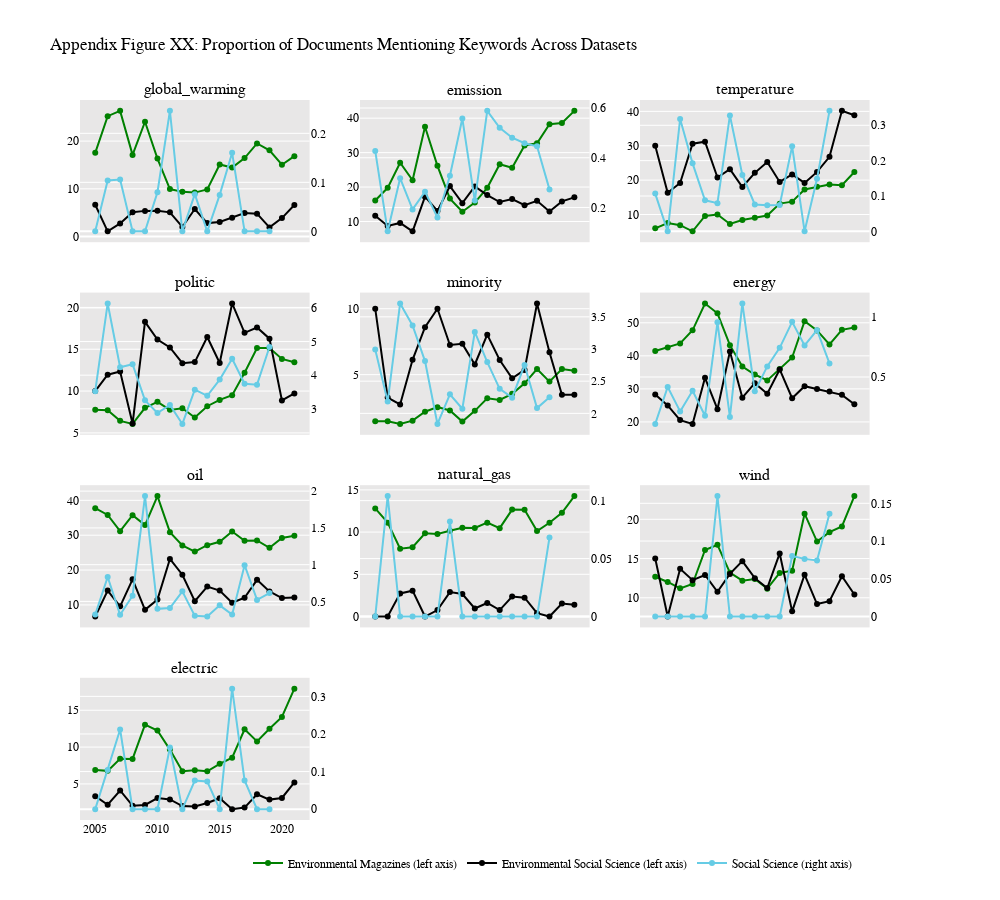

The cell this chart's notebook holds for it:
### Code cell
fig = make_subplots(
    rows=4, cols=3,
    subplot_titles=kw2,
    shared_xaxes=True,
    vertical_spacing=0.07,
    horizontal_spacing=0.06,
    specs=[[{"secondary_y": True}] * 3]*4
)

for w, rc in zip(kw2, zip(r2, c2)):
    df = avg_mentioning(w)
    sl = w == 'global_warming'
    
  
    fig.add_trace(
        go.Scatter(x=df.index, y=df.env, line=dict(color='green'), name='Environmental Magazines (left axis)', showlegend=sl),
        row=rc[0], col=rc[1]
    )
    fig.add_trace(
        go.Scatter(x=df.index, y=df.sci, line=dict(color='black'), name='Environmental Social Science (left axis)', showlegend=sl),
        row=rc[0], col=rc[1],
    )
    fig.add_trace(
        go.Scatter(x=df.index, y=df.wos, line=dict(color='#66cce5'), name='Social Science (right axis)', showlegend=sl),
        row=rc[0], col=rc[1],
        secondary_y=True
    ) 

    
fig.update_layout(
    title='Appendix Figure XX: Proportion of Documents Mentioning Keywords Across Datasets',
    font_family='Times New Roman',
    font_color='black',
    plot_bgcolor='#E8E7E7',
    height=900,
    width=1000,
    legend=dict(orientation='h',
                yanchor='bottom', y=-0.08, xanchor='left', x=0.2  )
)
fig.update_xaxes(showgrid=False)

fig.show()

### Figure 1 — Plotly figure (JSON) as saved in the notebook; plotly's stock layout.template omitted (floating-point values rounded to 4 significant figures)
{"data": [{"line": {"color": "green"}, "name": "Environmental Magazines (left axis)", "showlegend": true, "type": "scatter", "x": [2005, 2006, 2007, 2008, 2009, 2010, 2011, 2012, 2013, 2014, 2015, 2016, 2017, 2018, 2019, 2020, 2021], "xaxis": "x", "y": [17.55, 25.24, 26.34, 17.12, 24.06, 16.34, 9.958, 9.364, 9.208, 9.867, 15.11, 14.46, 16.45, 19.51, 18.09, 15.05, 16.85], "yaxis": "y"}, {"line": {"color": "black"}, "name": "Environmental Social Science (left axis)", "showlegend": true, "type": "scatter", "x": [2005, 2006, 2007, 2008, 2009, 2010, 2011, 2012, 2013, 2014, 2015, 2016, 2017, 2018, 2019, 2020, 2021], "xaxis": "x", "y": [6.667, 1.087, 2.74, 5.102, 5.376, 5.385, 5.072, 2, 5.769, 2.811, 3.053, 3.937, 4.911, 4.8, 1.914, 3.861, 6.597], "yaxis": "y"}, {"line": {"color": "#66cce5"}, "name": "Social Science (right axis)", "showlegend": true, "type": "scatter", "x": [2005, 2006, 2007, 2008, 2009, 2010, 2011, 2012, 2013, 2014, 2015, 2016, 2017, 2018, 2019, 2020, 2021], "xaxis": "x", "y": [0, 0.104, 0.1059, 0, 0, 0.07981, 0.2459, 0, 0.07593, 0, 0.0744, 0.1603, 0, 0, 0, null, null], "yaxis": "y2"}, {"line": {"color": "green"}, "name": "Environmental Magazines (left axis)", "showlegend": false, "type": "scatter", "x": [2005, 2006, 2007, 2008, 2009, 2010, 2011, 2012, 2013, 2014, 2015, 2016, 2017, 2018, 2019, 2020, 2021], "xaxis": "x2", "y": [16.09, 19.78, 27.06, 21.98, 37.52, 26.17, 16.65, 12.83, 15.49, 19.77, 26.62, 25.6, 32.06, 32.71, 38.27, 38.59, 42.12], "yaxis": "y3"}, {"line": {"color": "black"}, "name": "Environmental Social Science (left axis)", "showlegend": false, "type": "scatter", "x": [2005, 2006, 2007, 2008, 2009, 2010, 2011, 2012, 2013, 2014, 2015, 2016, 2017, 2018, 2019, 2020, 2021], "xaxis": "x2", "y": [11.67, 8.696, 9.589, 7.143, 17.2, 13.08, 20.29, 15.33, 20.19, 17.67, 15.65, 16.54, 14.73, 16, 12.92, 15.83, 17.01], "yaxis": "y3"}, {"line": {"color": "#66cce5"}, "name": "Social Science (right axis)", "showlegend": false, "type": "scatter", "x": [2005, 2006, 2007, 2008, 2009, 2010, 2011, 2012, 2013, 2014, 2015, 2016, 2017, 2018, 2019, 2020, 2021], "xaxis": "x2", "y": [0.4274, 0.104, 0.3178, 0.1923, 0.2636, 0.1596, 0.3279, 0.5578, 0.2278, 0.5887, 0.5208, 0.4808, 0.4584, 0.4461, 0.2727, null, null], "yaxis": "y4"}, {"line": {"color": "green"}, "name": "Environmental Magazines (left axis)", "showlegend": false, "type": "scatter", "x": [2005, 2006, 2007, 2008, 2009, 2010, 2011, 2012, 2013, 2014, 2015, 2016, 2017, 2018, 2019, 2020, 2021], "xaxis": "x3", "y": [5.988, 7.54, 6.882, 5.102, 9.571, 10.02, 7.258, 8.399, 9.062, 9.711, 13.16, 13.73, 17.29, 18.06, 18.72, 18.54, 22.35], "yaxis": "y5"}, {"line": {"color": "black"}, "name": "Environmental Social Science (left axis)", "showlegend": false, "type": "scatter", "x": [2005, 2006, 2007, 2008, 2009, 2010, 2011, 2012, 2013, 2014, 2015, 2016, 2017, 2018, 2019, 2020, 2021], "xaxis": "x3", "y": [30, 16.3, 19.18, 30.61, 31.18, 20.77, 23.19, 18, 22.12, 25.3, 19.47, 21.65, 19.2, 22.4, 26.79, 40.15, 38.89], "yaxis": "y5"}, {"line": {"color": "#66cce5"}, "name": "Social Science (right axis)", "showlegend": false, "type": "scatter", "x": [2005, 2006, 2007, 2008, 2009, 2010, 2011, 2012, 2013, 2014, 2015, 2016, 2017, 2018, 2019, 2020, 2021], "xaxis": "x3", "y": [0.1068, 0, 0.3178, 0.1923, 0.08787, 0.07981, 0.3279, 0.1594, 0.07593, 0.07358, 0.0744, 0.2404, 0, 0.1487, 0.3408, null, null], "yaxis": "y6"}, {"line": {"color": "green"}, "name": "Environmental Magazines (left axis)", "showlegend": false, "type": "scatter", "x": [2005, 2006, 2007, 2008, 2009, 2010, 2011, 2012, 2013, 2014, 2015, 2016, 2017, 2018, 2019, 2020, 2021], "xaxis": "x4", "y": [7.775, 7.7, 6.438, 6.071, 7.994, 8.715, 7.753, 7.955, 6.84, 8.19, 8.945, 9.51, 12.19, 15.14, 15.15, 13.85, 13.45], "yaxis": "y7"}, {"line": {"color": "black"}, "name": "Environmental Social Science (left axis)", "showlegend": false, "type": "scatter", "x": [2005, 2006, 2007, 2008, 2009, 2010, 2011, 2012, 2013, 2014, 2015, 2016, 2017, 2018, 2019, 2020, 2021], "xaxis": "x4", "y": [10, 11.96, 12.33, 6.122, 18.28, 16.15, 15.22, 13.33, 13.46, 16.47, 13.36, 20.47, 16.96, 17.6, 16.27, 8.88, 9.722], "yaxis": "y7"}, {"line": {"color": "#66cce5"}, "name": "Social Science (right axis)", "showlegend": false, "type": "scatter", "x": [2005, 2006, 2007, 2008, 2009, 2010, 2011, 2012, 2013, 2014, 2015, 2016, 2017, 2018, 2019, 2020, 2021], "xaxis": "x4", "y": [3.526, 6.133, 4.237, 4.327, 3.251, 2.873, 3.115, 2.55, 3.569, 3.385, 3.869, 4.487, 3.743, 3.717, 4.84, null, null], "yaxis": "y8"}, {"line": {"color": "green"}, "name": "Environmental Magazines (left axis)", "showlegend": false, "type": "scatter", "x": [2005, 2006, 2007, 2008, 2009, 2010, 2011, 2012, 2013, 2014, 2015, 2016, 2017, 2018, 2019, 2020, 2021], "xaxis": "x5", "y": [1.455, 1.47, 1.258, 1.507, 2.182, 2.533, 2.279, 1.435, 2.251, 3.198, 3.08, 3.545, 4.341, 5.425, 4.469, 5.418, 5.299], "yaxis": "y9"}, {"line": {"color": "black"}, "name": "Environmental Social Science (left axis)", "showlegend": false, "type": "scatter", "x": [2005, 2006, 2007, 2008, 2009, 2010, 2011, 2012, 2013, 2014, 2015, 2016, 2017, 2018, 2019, 2020, 2021], "xaxis": "x5", "y": [10, 3.261, 2.74, 6.122, 8.602, 10, 7.246, 7.333, 5.769, 8.032, 6.107, 4.724, 5.357, 10.4, 6.699, 3.475, 3.472], "yaxis": "y9"}, {"line": {"color": "#66cce5"}, "name": "Social Science (right axis)", "showlegend": false, "type": "scatter", "x": [2005, 2006, 2007, 2008, 2009, 2010, 2011, 2012, 2013, 2014, 2015, 2016, 2017, 2018, 2019, 2020, 2021], "xaxis": "x5", "y": [2.991, 2.183, 3.708, 3.365, 2.812, 1.836, 2.295, 2.072, 3.265, 2.796, 2.381, 2.244, 2.75, 2.082, 2.249, null, null], "yaxis": "y10"}, {"line": {"color": "green"}, "name": "Environmental Magazines (left axis)", "showlegend": false, "type": "scatter", "x": [2005, 2006, 2007, 2008, 2009, 2010, 2011, 2012, 2013, 2014, 2015, 2016, 2017, 2018, 2019, 2020, 2021], "xaxis": "x6", "y": [41.46, 42.56, 43.73, 47.73, 55.85, 52.86, 43.23, 36.75, 34.35, 32.57, 35.99, 39.5, 50.5, 47.69, 43.44, 47.86, 48.57], "yaxis": "y11"}, {"line": {"color": "black"}, "name": "Environmental Social Science (left axis)", "showlegend": false, "type": "scatter", "x": [2005, 2006, 2007, 2008, 2009, 2010, 2011, 2012, 2013, 2014, 2015, 2016, 2017, 2018, 2019, 2020, 2021], "xaxis": "x6", "y": [28.33, 25, 20.55, 19.39, 33.33, 23.85, 41.3, 27.33, 31.73, 28.51, 35.88, 27.17, 30.8, 30, 29.19, 28.19, 25.35], "yaxis": "y11"}, {"line": {"color": "#66cce5"}, "name": "Social Science (right axis)", "showlegend": false, "type": "scatter", "x": [2005, 2006, 2007, 2008, 2009, 2010, 2011, 2012, 2013, 2014, 2015, 2016, 2017, 2018, 2019, 2020, 2021], "xaxis": "x6", "y": [0.1068, 0.4158, 0.2119, 0.3846, 0.1757, 0.9577, 0.1639, 1.116, 0.3797, 0.5887, 0.744, 0.9615, 0.7639, 0.8922, 0.6135, null, null], "yaxis": "y12"}, {"line": {"color": "green"}, "name": "Environmental Magazines (left axis)", "showlegend": false, "type": "scatter", "x": [2005, 2006, 2007, 2008, 2009, 2010, 2011, 2012, 2013, 2014, 2015, 2016, 2017, 2018, 2019, 2020, 2021], "xaxis": "x7", "y": [37.75, 35.81, 31.15, 35.74, 32.9, 41.23, 30.86, 27.07, 25.31, 27.15, 28.1, 31.06, 28.41, 28.5, 26.4, 29.2, 29.82], "yaxis": "y13"}, {"line": {"color": "black"}, "name": "Environmental Social Science (left axis)", "showlegend": false, "type": "scatter", "x": [2005, 2006, 2007, 2008, 2009, 2010, 2011, 2012, 2013, 2014, 2015, 2016, 2017, 2018, 2019, 2020, 2021], "xaxis": "x7", "y": [6.667, 14.13, 9.589, 17.35, 8.602, 11.54, 23.19, 18.67, 11.06, 15.26, 14.12, 10.63, 12.05, 17.2, 13.88, 11.97, 12.15], "yaxis": "y13"}, {"line": {"color": "#66cce5"}, "name": "Social Science (right axis)", "showlegend": false, "type": "scatter", "x": [2005, 2006, 2007, 2008, 2009, 2010, 2011, 2012, 2013, 2014, 2015, 2016, 2017, 2018, 2019, 2020, 2021], "xaxis": "x7", "y": [0.3205, 0.8316, 0.3178, 0.5769, 1.933, 0.399, 0.4098, 0.6375, 0.3037, 0.2943, 0.4464, 0.3205, 0.9931, 0.5204, 0.6135, null, null], "yaxis": "y14"}, {"line": {"color": "green"}, "name": "Environmental Magazines (left axis)", "showlegend": false, "type": "scatter", "x": [2005, 2006, 2007, 2008, 2009, 2010, 2011, 2012, 2013, 2014, 2015, 2016, 2017, 2018, 2019, 2020, 2021], "xaxis": "x8", "y": [12.81, 11.12, 8.041, 8.202, 9.861, 9.777, 10.16, 10.51, 10.49, 11.12, 10.46, 12.66, 12.64, 10.12, 11.1, 12.28, 14.27], "yaxis": "y15"}, {"line": {"color": "black"}, "name": "Environmental Social Science (left axis)", "showlegend": false, "type": "scatter", "x": [2005, 2006, 2007, 2008, 2009, 2010, 2011, 2012, 2013, 2014, 2015, 2016, 2017, 2018, 2019, 2020, 2021], "xaxis": "x8", "y": [0, 0, 2.74, 3.061, 0, 0.7692, 2.899, 2.667, 0.9615, 1.606, 0.7634, 2.362, 2.232, 0.4, 0, 1.544, 1.389], "yaxis": "y15"}, {"line": {"color": "#66cce5"}, "name": "Social Science (right axis)", "showlegend": false, "type": "scatter", "x": [2005, 2006, 2007, 2008, 2009, 2010, 2011, 2012, 2013, 2014, 2015, 2016, 2017, 2018, 2019, 2020, 2021], "xaxis": "x8", "y": [0, 0.104, 0, 0, 0, 0, 0.08197, 0, 0, 0, 0, 0, 0, 0, 0.06817, null, null], "yaxis": "y16"}, {"line": {"color": "green"}, "name": "Environmental Magazines (left axis)", "showlegend": false, "type": "scatter", "x": [2005, 2006, 2007, 2008, 2009, 2010, 2011, 2012, 2013, 2014, 2015, 2016, 2017, 2018, 2019, 2020, 2021], "xaxis": "x9", "y": [12.68, 12.01, 11.2, 11.75, 16.09, 16.75, 13.2, 12.18, 12.39, 11.15, 13.16, 13.45, 20.72, 17.17, 18.37, 19.08, 22.96], "yaxis": "y17"}, {"line": {"color": "black"}, "name": "Environmental Social Science (left axis)", "showlegend": false, "type": "scatter", "x": [2005, 2006, 2007, 2008, 2009, 2010, 2011, 2012, 2013, 2014, 2015, 2016, 2017, 2018, 2019, 2020, 2021], "xaxis": "x9", "y": [15, 7.609, 13.7, 12.24, 12.9, 10.77, 13.04, 14.67, 12.5, 11.24, 15.65, 8.268, 12.95, 9.2, 9.569, 12.74, 10.42], "yaxis": "y17"}, {"line": {"color": "#66cce5"}, "name": "Social Science (right axis)", "showlegend": false, "type": "scatter", "x": [2005, 2006, 2007, 2008, 2009, 2010, 2011, 2012, 2013, 2014, 2015, 2016, 2017, 2018, 2019, 2020, 2021], "xaxis": "x9", "y": [0, 0, 0, 0, 0, 0.1596, 0, 0, 0, 0, 0, 0.08013, 0.07639, 0.07435, 0.1363, null, null], "yaxis": "y18"}, {"line": {"color": "green"}, "name": "Environmental Magazines (left axis)", "showlegend": false, "type": "scatter", "x": [2005, 2006, 2007, 2008, 2009, 2010, 2011, 2012, 2013, 2014, 2015, 2016, 2017, 2018, 2019, 2020, 2021], "xaxis": "x10", "y": [6.902, 6.773, 8.411, 8.396, 13.04, 12.25, 9.661, 6.729, 6.869, 6.708, 7.722, 8.554, 12.41, 10.77, 12.5, 14.09, 17.93], "yaxis": "y19"}, {"line": {"color": "black"}, "name": "Environmental Social Science (left axis)", "showlegend": false, "type": "scatter", "x": [2005, 2006, 2007, 2008, 2009, 2010, 2011, 2012, 2013, 2014, 2015, 2016, 2017, 2018, 2019, 2020, 2021], "xaxis": "x10", "y": [3.333, 2.174, 4.11, 2.041, 2.151, 3.077, 2.899, 2, 1.923, 2.41, 3.053, 1.575, 1.786, 3.6, 2.871, 3.089, 5.208], "yaxis": "y19"}, {"line": {"color": "#66cce5"}, "name": "Social Science (right axis)", "showlegend": false, "type": "scatter", "x": [2005, 2006, 2007, 2008, 2009, 2010, 2011, 2012, 2013, 2014, 2015, 2016, 2017, 2018, 2019, 2020, 2021], "xaxis": "x10", "y": [0, 0.104, 0.2119, 0, 0, 0, 0.1639, 0, 0.07593, 0.07358, 0, 0.3205, 0.07639, 0, 0, null, null], "yaxis": "y20"}], "layout": {"annotations": [{"font": {"size": 16}, "showarrow": false, "text": "global_warming", "x": 0.1367, "xanchor": "center", "xref": "paper", "y": 1, "yanchor": "bottom", "yref": "paper"}, {"font": {"size": 16}, "showarrow": false, "text": "emission", "x": 0.47, "xanchor": "center", "xref": "paper", "y": 1, "yanchor": "bottom", "yref": "paper"}, {"font": {"size": 16}, "showarrow": false, "text": "temperature", "x": 0.8033, "xanchor": "center", "xref": "paper", "y": 1, "yanchor": "bottom", "yref": "paper"}, {"font": {"size": 16}, "showarrow": false, "text": "politic", "x": 0.1367, "xanchor": "center", "xref": "paper", "y": 0.7325, "yanchor": "bottom", "yref": "paper"}, {"font": {"size": 16}, "showarrow": false, "text": "minority", "x": 0.47, "xanchor": "center", "xref": "paper", "y": 0.7325, "yanchor": "bottom", "yref": "paper"}, {"font": {"size": 16}, "showarrow": false, "text": "energy", "x": 0.8033, "xanchor": "center", "xref": "paper", "y": 0.7325, "yanchor": "bottom", "yref": "paper"}, {"font": {"size": 16}, "showarrow": false, "text": "oil", "x": 0.1367, "xanchor": "center", "xref": "paper", "y": 0.465, "yanchor": "bottom", "yref": "paper"}, {"font": {"size": 16}, "showarrow": false, "text": "natural_gas", "x": 0.47, "xanchor": "center", "xref": "paper", "y": 0.465, "yanchor": "bottom", "yref": "paper"}, {"font": {"size": 16}, "showarrow": false, "text": "wind", "x": 0.8033, "xanchor": "center", "xref": "paper", "y": 0.465, "yanchor": "bottom", "yref": "paper"}, {"font": {"size": 16}, "showarrow": false, "text": "electric", "x": 0.1367, "xanchor": "center", "xref": "paper", "y": 0.1975, "yanchor": "bottom", "yref": "paper"}], "font": {"color": "black", "family": "Times New Roman"}, "height": 900, "legend": {"orientation": "h", "x": 0.2, "xanchor": "left", "y": -0.08, "yanchor": "bottom"}, "plot_bgcolor": "#E8E7E7", "title": {"text": "Appendix Figure XX: Proportion of Documents Mentioning Keywords Across Datasets"}, "width": 1000, "xaxis": {"anchor": "y", "domain": [0, 0.2733], "matches": "x10", "showgrid": false, "showticklabels": false}, "xaxis10": {"anchor": "y19", "domain": [0, 0.2733], "showgrid": false}, "xaxis11": {"anchor": "y21", "domain": [0.3333, 0.6067], "showgrid": false}, "xaxis12": {"anchor": "y23", "domain": [0.6667, 0.94], "showgrid": false}, "xaxis2": {"anchor": "y3", "domain": [0.3333, 0.6067], "matches": "x11", "showgrid": false, "showticklabels": false}, "xaxis3": {"anchor": "y5", "domain": [0.6667, 0.94], "matches": "x12", "showgrid": false, "showticklabels": false}, "xaxis4": {"anchor": "y7", "domain": [0, 0.2733], "matches": "x10", "showgrid": false, "showticklabels": false}, "xaxis5": {"anchor": "y9", "domain": [0.3333, 0.6067], "matches": "x11", "showgrid": false, "showticklabels": false}, "xaxis6": {"anchor": "y11", "domain": [0.6667, 0.94], "matches": "x12", "showgrid": false, "showticklabels": false}, "xaxis7": {"anchor": "y13", "domain": [0, 0.2733], "matches": "x10", "showgrid": false, "showticklabels": false}, "xaxis8": {"anchor": "y15", "domain": [0.3333, 0.6067], "matches": "x11", "showgrid": false, "showticklabels": false}, "xaxis9": {"anchor": "y17", "domain": [0.6667, 0.94], "matches": "x12", "showgrid": false, "showticklabels": false}, "yaxis": {"anchor": "x", "domain": [0.8025, 1]}, "yaxis10": {"anchor": "x5", "overlaying": "y9", "side": "right"}, "yaxis11": {"anchor": "x6", "domain": [0.535, 0.7325]}, "yaxis12": {"anchor": "x6", "overlaying": "y11", "side": "right"}, "yaxis13": {"anchor": "x7", "domain": [0.2675, 0.465]}, "yaxis14": {"anchor": "x7", "overlaying": "y13", "side": "right"}, "yaxis15": {"anchor": "x8", "domain": [0.2675, 0.465]}, "yaxis16": {"anchor": "x8", "overlaying": "y15", "side": "right"}, "yaxis17": {"anchor": "x9", "domain": [0.2675, 0.465]}, "yaxis18": {"anchor": "x9", "overlaying": "y17", "side": "right"}, "yaxis19": {"anchor": "x10", "domain": [0, 0.1975]}, "yaxis2": {"anchor": "x", "overlaying": "y", "side": "right"}, "yaxis20": {"anchor": "x10", "overlaying": "y19", "side": "right"}, "yaxis21": {"anchor": "x11", "domain": [0, 0.1975]}, "yaxis22": {"anchor": "x11", "overlaying": "y21", "side": "right"}, "yaxis23": {"anchor": "x12", "domain": [0, 0.1975]}, "yaxis24": {"anchor": "x12", "overlaying": "y23", "side": "right"}, "yaxis3": {"anchor": "x2", "domain": [0.8025, 1]}, "yaxis4": {"anchor": "x2", "overlaying": "y3", "side": "right"}, "yaxis5": {"anchor": "x3", "domain": [0.8025, 1]}, "yaxis6": {"anchor": "x3", "overlaying": "y5", "side": "right"}, "yaxis7": {"anchor": "x4", "domain": [0.535, 0.7325]}, "yaxis8": {"anchor": "x4", "overlaying": "y7", "side": "right"}, "yaxis9": {"anchor": "x5", "domain": [0.535, 0.7325]}}}
